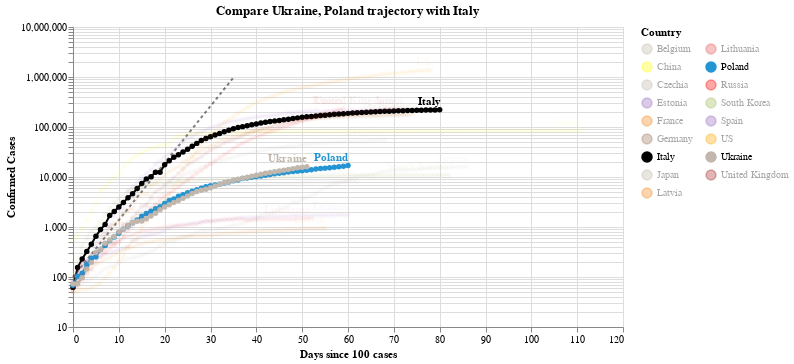

This figure's notebook cell:
### Code cell
#hide_input
chart2 = make_since_chart(dff2, ['Ukraine', 'Poland'], baseline_countries)
chart2

### Figure 1 — Vega-Lite specification as saved in the notebook (floating-point values rounded to 4 significant figures; data arrays with more than 128 entries replaced by an {"elided": "..."} marker saying what was removed)
{"config": {"view": {"continuousWidth": 400, "continuousHeight": 300}}, "layer": [{"data": {"name": "data-628230001892d6798b50651be41d1b3e"}, "mark": {"type": "line", "color": "black", "opacity": 0.5, "strokeDash": [3, 3]}, "encoding": {"x": {"type": "quantitative", "field": "Days since 100 cases"}, "y": {"type": "quantitative", "field": "Confirmed Cases"}}}, {"data": {"name": "data-a16954299549f4c0b2c47edb9effd117"}, "mark": {"type": "line", "point": true}, "encoding": {"color": {"type": "nominal", "field": "Country", "legend": {"columns": 2}, "scale": {"domain": ["Belgium", "China", "Czechia", "Estonia", "France", "Germany", "Italy", "Japan", "Latvia", "Lithuania", "Poland", "Russia", "South Korea", "Spain", "US", "Ukraine", "United Kingdom"], "range": ["#C1B7AD", "yellow", "#C1B7AD", "#9467bd", "#F58518", "#9D755D", "black", "#C1B7AD", "#F58518", "#E45756", "#2495D3", "red", "#A1BA59", "#9467bd", "orange", "#C1B7AD", "brown"]}}, "opacity": {"condition": {"value": 1, "selection": "selector003"}, "value": 0.05}, "tooltip": [{"type": "nominal", "field": "Country"}, {"type": "temporal", "field": "Date"}, {"type": "quantitative", "field": "Confirmed Cases"}, {"type": "quantitative", "field": "Days since 100 cases"}], "x": {"type": "quantitative", "field": "Days since 100 cases"}, "y": {"type": "quantitative", "field": "Confirmed Cases", "scale": {"type": "log"}}}, "selection": {"selector003": {"type": "multi", "fields": ["Country"], "bind": "legend", "init": [{"Country": "Ukraine"}, {"Country": "Poland"}, {"Country": "Italy"}]}}, "width": 550}, {"data": {"name": "data-a16954299549f4c0b2c47edb9effd117"}, "mark": {"type": "text", "align": "right", "dy": -8, "fontWeight": "bold"}, "encoding": {"color": {"type": "nominal", "field": "Country", "legend": {"columns": 2}, "scale": {"domain": ["Belgium", "China", "Czechia", "Estonia", "France", "Germany", "Italy", "Japan", "Latvia", "Lithuania", "Poland", "Russia", "South Korea", "Spain", "US", "Ukraine", "United Kingdom"], "range": ["#C1B7AD", "yellow", "#C1B7AD", "#9467bd", "#F58518", "#9D755D", "black", "#C1B7AD", "#F58518", "#E45756", "#2495D3", "red", "#A1BA59", "#9467bd", "orange", "#C1B7AD", "brown"]}}, "opacity": {"condition": {"value": 1, "selection": "selector003"}, "value": 0.05}, "text": {"type": "nominal", "field": "Country"}, "tooltip": [{"type": "nominal", "field": "Country"}, {"type": "temporal", "field": "Date"}, {"type": "quantitative", "field": "Confirmed Cases"}, {"type": "quantitative", "field": "Days since 100 cases"}], "x": {"type": "quantitative", "field": "Days since 100 cases"}, "y": {"type": "quantitative", "field": "Confirmed Cases", "scale": {"type": "log"}}}, "transform": [{"filter": "(datum['Date'] >= 1589241600000)"}], "width": 550}], "title": "Compare Ukraine, Poland trajectory with Italy", "$schema": "https://vega.github.io/schema/vega-lite/v4.0.2.json", "datasets": {"data-628230001892d6798b50651be41d1b3e": [{"Days since 100 cases": 0, "Confirmed Cases": 100.0}, {"Days since 100 cases": 1, "Confirmed Cases": 130.0}, {"Days since 100 cases": 2, "Confirmed Cases": 169.0}, {"Days since 100 cases": 3, "Confirmed Cases": 219.7}, {"Days since 100 cases": 4, "Confirmed Cases": 285.6}, {"Days since 100 cases": 5, "Confirmed Cases": 371.3}, {"Days since 100 cases": 6, "Confirmed Cases": 482.7}, {"Days since 100 cases": 7, "Confirmed Cases": 627.5}, {"Days since 100 cases": 8, "Confirmed Cases": 815.7}, {"Days since 100 cases": 9, "Confirmed Cases": 1060.0}, {"Days since 100 cases": 10, "Confirmed Cases": 1379.0}, {"Days since 100 cases": 11, "Confirmed Cases": 1792.0}, {"Days since 100 cases": 12, "Confirmed Cases": 2330.0}, {"Days since 100 cases": 13, "Confirmed Cases": 3029.0}, {"Days since 100 cases": 14, "Confirmed Cases": 3937.0}, {"Days since 100 cases": 15, "Confirmed Cases": 5119.0}, {"Days since 100 cases": 16, "Confirmed Cases": 6654.0}, {"Days since 100 cases": 17, "Confirmed Cases": 8650.0}, {"Days since 100 cases": 18, "Confirmed Cases": 11250.0}, {"Days since 100 cases": 19, "Confirmed Cases": 14620.0}, {"Days since 100 cases": 20, "Confirmed Cases": 19000.0}, {"Days since 100 cases": 21, "Confirmed Cases": 24710.0}, {"Days since 100 cases": 22, "Confirmed Cases": 32120.0}, {"Days since 100 cases": 23, "Confirmed Cases": 41750.0}, {"Days since 100 cases": 24, "Confirmed Cases": 54280.0}, {"Days since 100 cases": 25, "Confirmed Cases": 70560.0}, {"Days since 100 cases": 26, "Confirmed Cases": 91730.0}, {"Days since 100 cases": 27, "Confirmed Cases": 119300.0}, {"Days since 100 cases": 28, "Confirmed Cases": 155000.0}, {"Days since 100 cases": 29, "Confirmed Cases": 201500.0}, {"Days since 100 cases": 30, "Confirmed Cases": 262000.0}, {"Days since 100 cases": 31, "Confirmed Cases": 340600.0}, {"Days since 100 cases": 32, "Confirmed Cases": 442800.0}, {"Days since 100 cases": 33, "Confirmed Cases": 575600.0}, {"Days since 100 cases": 34, "Confirmed Cases": 748300.0}, {"Days since 100 cases": 35, "Confirmed Cases": 972800.0}], "data-a16954299549f4c0b2c47edb9effd117": {"elided": "1210 records"}}}
